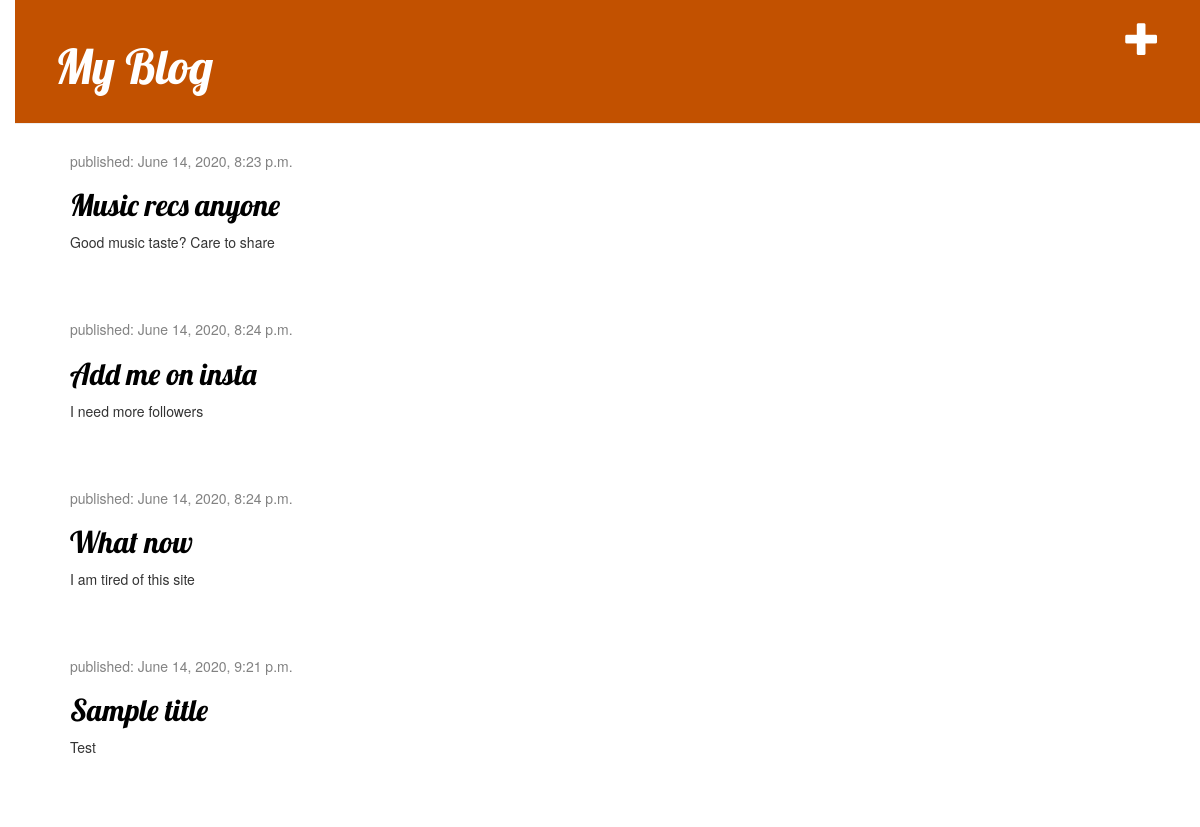
The app's page /, older data.
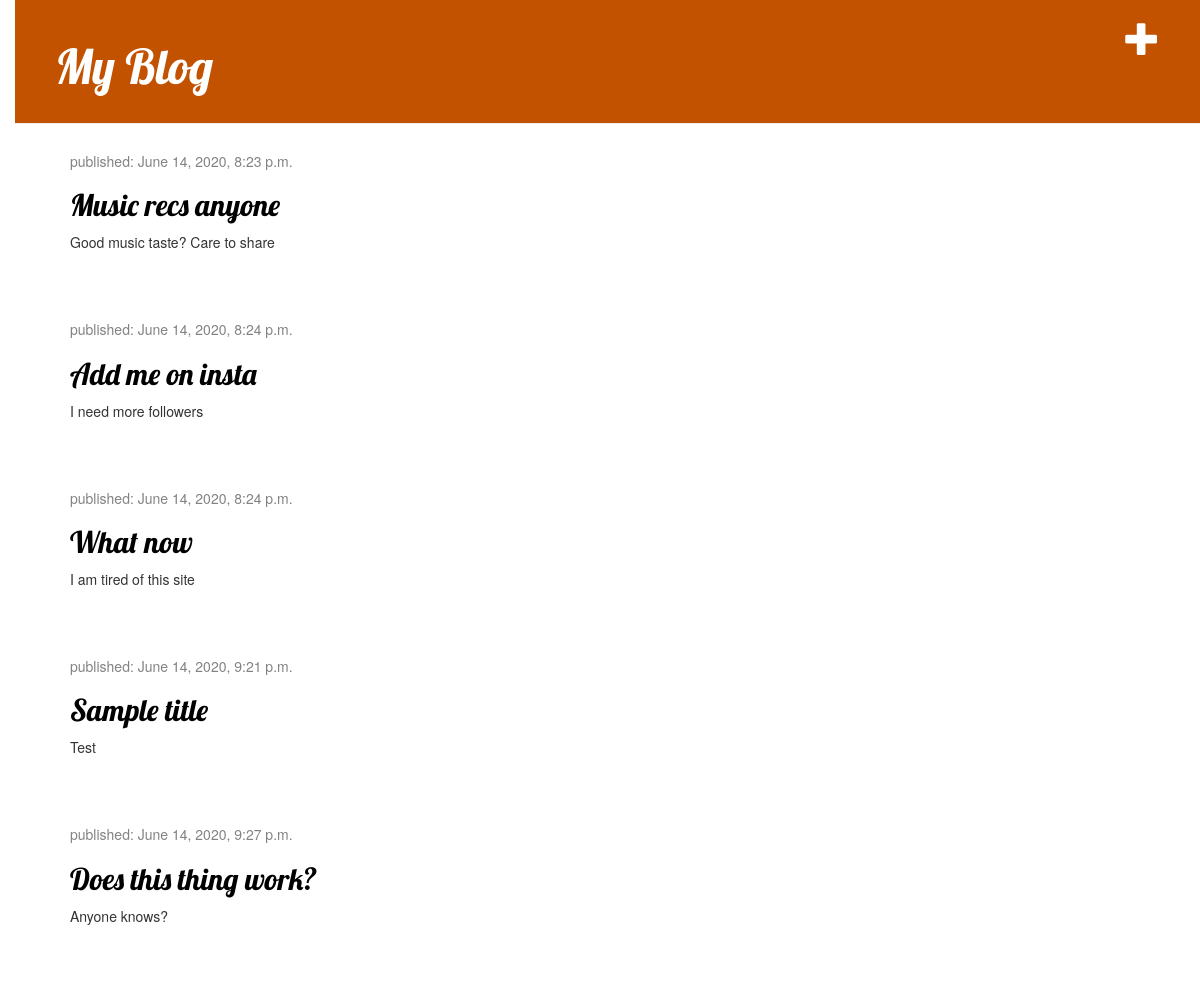
The same page, newer data.
### blog/models.py (models this page shows, shortened)
class Post(models.Model):
    author = models.ForeignKey(settings.AUTH_USER_MODEL, on_delete=models.CASCADE)
    title = models.CharField(max_length=200)
    text = models.TextField()
    created_date = models.DateTimeField(default=timezone.now)
    published_date = models.DateTimeField(blank=True, null=True)

### blog/views.py (the view)
# urls.py: path('', views.post_list, name='post_list'),
def post_list(request):
    posts = Post.objects.filter(published_date__lte=timezone.now()).order_by('published_date')
    return render(request, 'blog/post_list.html', {'posts': posts})

### blog/templates/blog/post_list.html
{% extends 'blog/base.html' %}
    {% block content%}
        {% for post in posts %}
                <div class="post">
                    <div class="date">
                        <h5><p>published: {{ post.published_date }}</p></h5>
                    </div>
                    <h2><a href="{% url 'post_detail' pk=post.pk %}">{{ post.title }}</a></h2>
                    <p>{{ post.text|linebreaksbr }}</p>
                </div>
        {% endfor %}
    {% endblock %}

Row changes from the older to the newer data that the page shows:
added Post: published_date "June 14, 2020, 9:27 p.m.", title "Does this thing work?", text "Anyone knows?"
